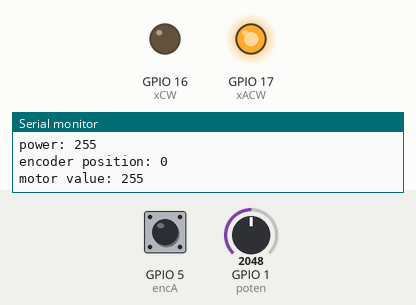
The sketch below on a simulated ESP32-S3. Parts: output pins drawn as LEDs (lit = HIGH), the last lines printed to the serial monitor. Inputs (shaded band) come from the test bench; at power-on: GPIO 1 (poten) = 2048, GPIO 5 (encA) HIGH.

Above: at 1.2 s.
1.3 s: GPIO 1 (poten) set to 638
2.8 s: GPIO 1 (poten) set to 578
5.8 s: GPIO 1 (poten) set to 419
7.3 s: GPIO 1 (poten) set to 353
At 7.9 s:
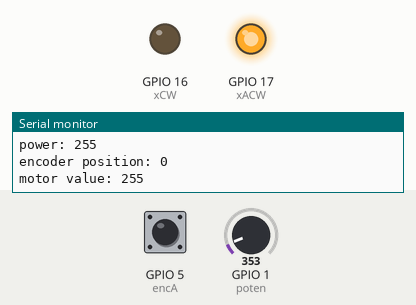
8.8 s: GPIO 1 (poten) set to 0
At 10.2 s:
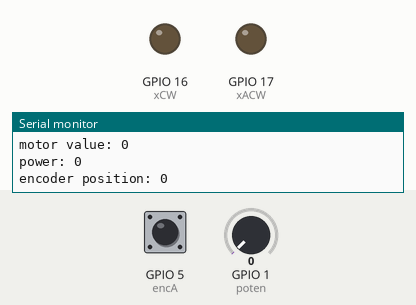
Timing chart, 0 to 11.8 s (numbered marks = the images above; inputs shaded):
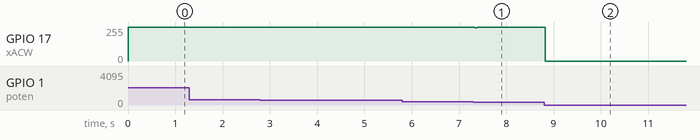

Measured:
- after the input at 7.3 s, GPIO 17 (xACW): 255/255 → 248/255 at once, → 255/255 0.05 s later
- after the input at 8.8 s, GPIO 17 (xACW): 255/255 → 0/255 at once

The sketch:

PID_using_PIDController_library2.ino
```cpp
#include <PIDController.h>
volatile long int encoder_pos = 0;
PIDController pos_pid;
int motor_value = 255;
#define poten A0     // connected to potentiometer
#define encA 5     // x axis motor encoder A
#define encB 6     // x axis motor encoder B
#define xCW 16     // CW direction
#define xACW 17    // ACW direction
int potenmap;


void setup() {

  Serial.begin(9600);
  pinMode(encA, INPUT);
  pinMode(encB, INPUT);    //encoder reading code for X-axis motor
  pinMode(xCW, OUTPUT);   //direction CW
  pinMode(xACW, OUTPUT);  //direction ACW
  attachInterrupt(digitalPinToInterrupt(encA), encoder, RISING);

  pos_pid.begin();
  pos_pid.tune(20, 0, 200);
  pos_pid.limit(-255, 255);
}

void loop() {
  //potenmap = map(poten, 0, 1023, 0, 360);
  //pos_pid.setpoint(potenmap);
  pos_pid.setpoint((int)(((float)analogRead(poten)/1023) * 374.0 ));

   motor_value = pos_pid.compute(encoder_pos);    //// Let the PID compute the value, returns the optimal output
if(motor_value > 0){
  MotorCounterClockwise(motor_value);
}else{
  MotorClockwise(abs(motor_value));
}
  Serial.printf("encoder position: %d\r\n", encoder_pos);
  Serial.printf("motor value: %d\r\n", motor_value);

  delay(20);
}


void encoder(){

  if(digitalRead(encB) == HIGH){
    encoder_pos++;
  }else{
    encoder_pos--;
  }
}

void MotorClockwise(int power){
  Serial.printf("power: %d\r\n", power);
  if(power > 100){
  analogWrite(xCW, power);
  digitalWrite(xACW, LOW);
  }else{
    digitalWrite(xCW, LOW);
    digitalWrite(xACW, LOW);
  }
}

void MotorCounterClockwise(int power){
  Serial.printf("power: %d\r\n", power);
  if(power > 100){
  analogWrite(xACW, power);
  digitalWrite(xCW, LOW);
  }else{
    digitalWrite(xCW, LOW);
    digitalWrite(xACW, LOW);
  }
}
```
